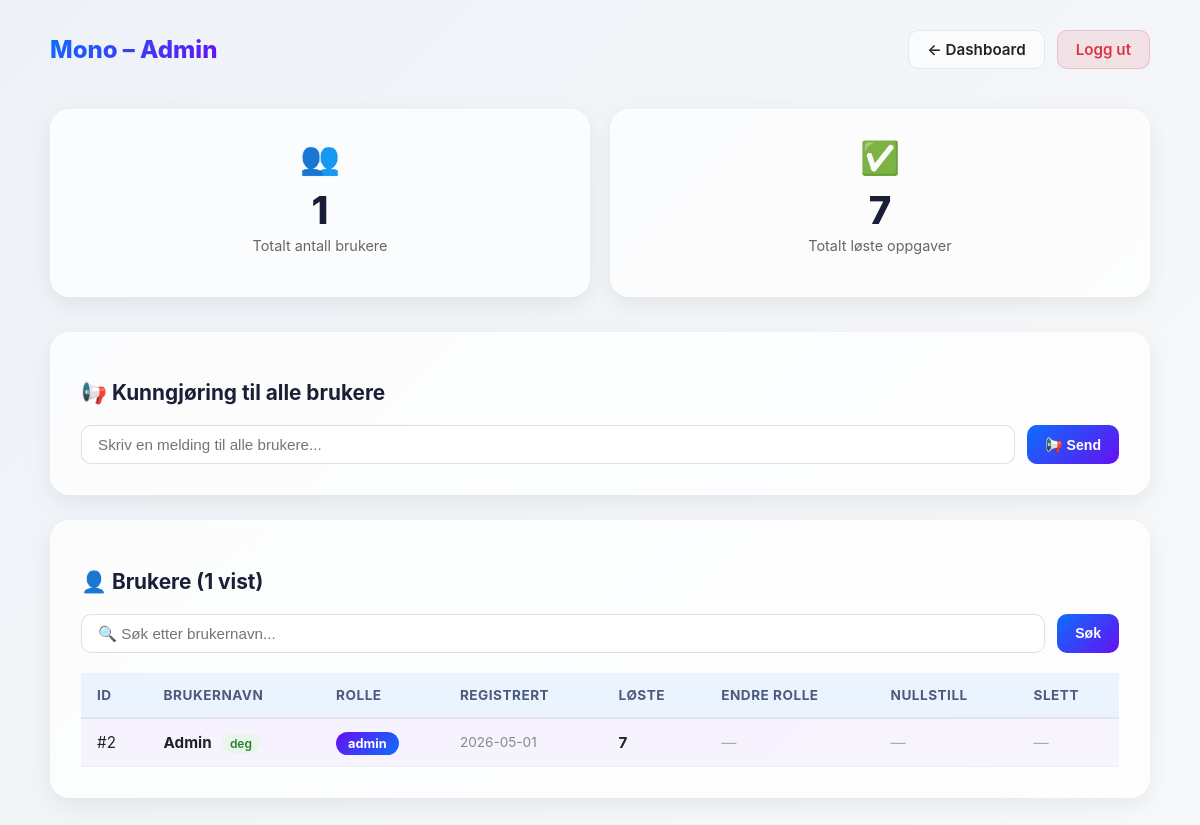
The app's page /admin (signed in), older data.
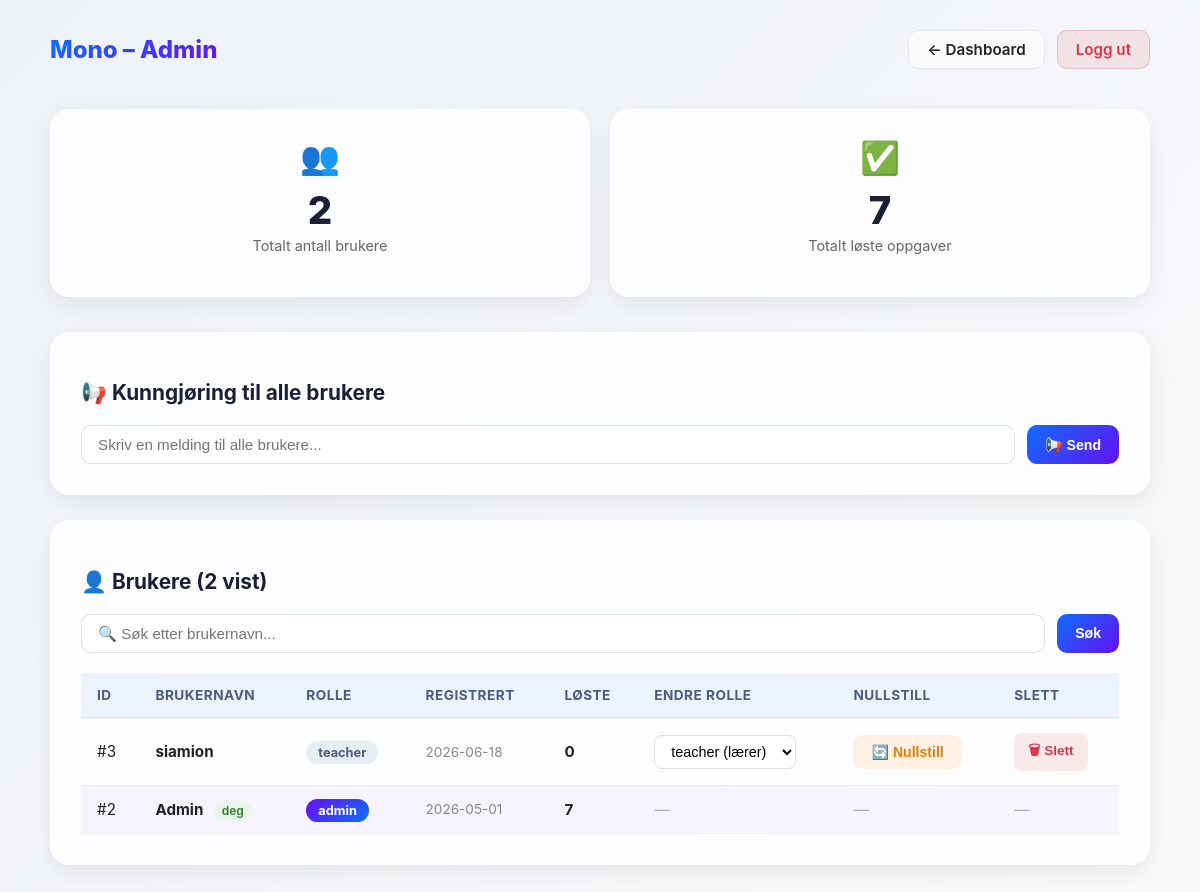
The same page, newer data.
### tables this page shows
CREATE TABLE users (
    id INTEGER PRIMARY KEY AUTOINCREMENT,
    username TEXT UNIQUE NOT NULL,
    password_hash TEXT NOT NULL,
    role TEXT DEFAULT 'user',
    created_at TEXT DEFAULT (datetime('now'))
);

### app.py (the view)
@app.route("/admin")
@login_required
def admin():
    if session.get("role") != "admin":
        return redirect("/dashboard")
    conn = get_db()
    søk = request.args.get("søk", "").strip()
    if søk:
        users = conn.execute("""
            SELECT u.id, u.username, u.role, u.created_at,
                   COUNT(p.id) as løste
            FROM users u
            LEFT JOIN progress p ON p.user_id = u.id
            WHERE u.username LIKE ?
            GROUP BY u.id
            ORDER BY u.created_at DESC
        """, (f"%{søk}%",)).fetchall()
    else:
        users = conn.execute("""
            SELECT u.id, u.username, u.role, u.created_at,
                   COUNT(p.id) as løste
            FROM users u
            LEFT JOIN progress p ON p.user_id = u.id
            GROUP BY u.id
            ORDER BY u.created_at DESC
        """).fetchall()
    totalt_brukere = conn.execute("SELECT COUNT(*) as cnt FROM users").fetchone()["cnt"]
    totalt_løste = conn.execute("SELECT COUNT(*) as cnt FROM progress").fetchone()["cnt"]
    kunngjøring = conn.execute("SELECT * FROM kunngjøringer ORDER BY id DESC LIMIT 1").fetchone()
    return render_template("admin.html",
        users=users,
        totalt_brukere=totalt_brukere,
        totalt_løste=totalt_løste,
        current_user_id=session["user_id"],
        søk=søk,
        kunngjøring=kunngjøring
    )

### app.py (called while the page is built)
def login_required(f):
    @wraps(f)
    def wrapper(*args, **kwargs):
        if "user_id" not in session:
            return redirect("/login")
        return f(*args, **kwargs)
    return wrapper

def get_db():
    conn = sqlite3.connect(DATABASE)
    conn.row_factory = sqlite3.Row
    return conn

@app.context_processor
def inject_locale():
    return {"get_locale": get_locale}

### templates/admin.html (shortened to what this page needs)
<!DOCTYPE html>
<html lang="no">
<head>
    <link rel="stylesheet" href="/static/css/main.css">
</head>
<body>
<div class="db-page">
    <div class="db-header">
        <span class="db-logo"> Mono – Admin</span>
        <div class="db-header-right">
            <a href="/dashboard" class="db-nav-btn">← Dashboard</a>
            <a href="/logout" class="db-nav-btn db-nav-logout">Logg ut</a>
        </div>
    </div>
    <div class="db-stats" style="grid-template-columns: repeat(2, 1fr); margin-bottom: 35px;">
        <div class="db-stat-card">
            <div class="db-stat-icon">👥</div>
            <div class="db-stat-number">{{ totalt_brukere }}</div>
            <div class="db-stat-label">Totalt antall brukere</div>
        </div>
        <div class="db-stat-card">
            <div class="db-stat-icon">✅</div>
            <div class="db-stat-number">{{ totalt_løste }}</div>
            <div class="db-stat-label">Totalt løste oppgaver</div>
        </div>
    </div>
    <div class="admin-table-card" style="margin-bottom: 25px;">
        <h2 class="admin-table-title">📢 Kunngjøring til alle brukere</h2>
        <form method="POST" action="/admin/kunngjøring" style="display: flex; gap: 12px; margin-top: 12px;">
            <input type="text" name="melding" placeholder="Skriv en melding til alle brukere..."
                   class="admin-input" value="{{ kunngjøring.melding if kunngjøring else '' }}">
            <button type="submit" class="admin-action-btn admin-btn-blue">📢 Send</button>
        </form>
    </div>
    <div class="admin-table-card">
        <h2 class="admin-table-title">👤 Brukere ({{ users|length }} vist)</h2>
        <form method="GET" action="/admin" style="display: flex; gap: 12px; margin-bottom: 20px;">
            <input type="text" name="søk" placeholder="🔍 Søk etter brukernavn..."
                   class="admin-input" value="{{ søk }}">
            <button type="submit" class="admin-action-btn admin-btn-blue">Søk</button>
        </form>
        <table class="admin-table">
            <thead>
                <tr>
                    <th>ID</th>
                    <th>Brukernavn</th>
                    <th>Rolle</th>
                    <th>Registrert</th>
                    <th>Løste</th>
                    <th>Endre rolle</th>
                    <th>Nullstill</th>
                    <th>Slett</th>
                </tr>
            </thead>
            <tbody>
                {% for u in users %}
                <tr class="{{ 'admin-row-self' if u.id == current_user_id else '' }}">
                    <td>#{{ u.id }}</td>
                    <td>
                        <strong>{{ u.username }}</strong>
                        {% if u.id == current_user_id %}
                            <span class="admin-badge-you">deg</span>
                        {% endif %}
                    </td>
                    <td>
                        <span class="admin-badge {{ 'admin-badge-admin' if u.role == 'admin' else 'admin-badge-user' }}">
                            {{ u.role }}
                        </span>
                    </td>
                    <td style="color:#888; font-size:0.85rem;">
                        {{ u.created_at[:10] if u.created_at else "—" }}
                    </td>
                    <td><strong>{{ u.løste }}</strong></td>
                    <td>
                        {% if u.id != current_user_id %}
                        <form method="POST" action="/admin/rolle/{{ u.id }}">
                            <select name="rolle" class="admin-select" onchange="this.form.submit()">
                                <option value="teacher" {{ 'selected' if u.role == 'teacher' }}>teacher (lærer)</option>
                            </select>
                        </form>
                        {% else %}
                            <span style="color:#aaa;">—</span>
                        {% endif %}
                    </td>
                    <td>
                        {% if u.id != current_user_id %}
                        <form method="POST" action="/admin/nullstill/{{ u.id }}"
                              onsubmit="return confirm('Nullstill all progresjon for {{ u.username }}?')">
                            <button type="submit" class="admin-action-btn admin-btn-orange">🔄 Nullstill</button>
                        </form>
                        {% else %}
                            <span style="color:#aaa;">—</span>
                        {% endif %}
                    </td>
                    <td>
                        {% if u.id != current_user_id %}
                        <form method="POST" action="/admin/slett/{{ u.id }}"
                              onsubmit="return confirm('Sikker på at du vil slette {{ u.username }}?')">
                            <button type="submit" class="admin-delete-btn">🗑 Slett</button>
                        </form>
                        {% else %}
                            <span style="color:#aaa;">—</span>
                        {% endif %}
                    </td>
                </tr>
                {% endfor %}
            </tbody>
        </table>
    </div>
</div>
</body>
</html>

### static/css/main.css (style rules this page uses)
body { background: linear-gradient(135deg, #eef2f7, #f8f9fa); font-family: 'Inter', sans-serif; color: #222; margin: 0; padding: 0; overflow-x: hidden; }
* { transition: 0.25s ease; }
* { scrollbar-width: thin; scrollbar-color: #bfc7d8 transparent; }
.db-page { min-height: 100vh; padding: 30px 40px; max-width: 1100px; margin: 0 auto; }
.db-header { display: flex; justify-content: space-between; align-items: center; margin-bottom: 40px; }
.db-logo { font-size: 1.5rem; font-weight: 800; background: linear-gradient(135deg, #0d6efd, #6610f2); -webkit-background-clip: text; background-clip: text; color: transparent; }
.db-header-right { display: flex; gap: 12px; }
.db-nav-btn { padding: 9px 18px; border-radius: 10px; text-decoration: none; font-weight: 600; font-size: 0.95rem; background: rgba(255,255,255,0.6); border: 1px solid rgba(0,0,0,0.08); color: #222; backdrop-filter: blur(10px); }
.db-nav-logout { background: rgba(220,53,69,0.1); color: #dc3545; border: 1px solid rgba(220,53,69,0.2); }
.db-stats { display: grid; grid-template-columns: repeat(4, 1fr); gap: 20px; }
.db-stat-card { background: rgba(255,255,255,0.7); backdrop-filter: blur(14px); border-radius: 20px; padding: 28px 24px; border: 1px solid rgba(255,255,255,0.5); box-shadow: 0 8px 25px rgba(0,0,0,0.07); text-align: center; }
.db-stat-icon { font-size: 2rem; margin-bottom: 10px; }
.db-stat-number { font-size: 2.4rem; font-weight: 800; color: #1a1f36; margin-bottom: 4px; }
.db-stat-label { font-size: 0.9rem; color: #666; margin-bottom: 14px; }
.db-page { animation: fadeIn 0.6s ease forwards; }
.db-header { animation: slideDown 0.7s ease forwards; }
.db-stat-card { opacity: 0; animation: cardPop 0.6s ease forwards; }
.db-stat-card:nth-child(1) { animation-delay: 0.2s; }
.db-stat-card:nth-child(2) { animation-delay: 0.35s; }
.admin-table-card { background: rgba(255,255,255,0.75); backdrop-filter: blur(14px); border-radius: 20px; padding: 30px; border: 1px solid rgba(255,255,255,0.5); box-shadow: 0 8px 25px rgba(0,0,0,0.07); }
.admin-table-title { font-size: 1.3rem; font-weight: 700; margin-bottom: 20px; color: #1a1f36; }
.admin-table { width: 100%; border-collapse: collapse; font-size: 0.95rem; }
.admin-table thead tr { background: rgba(13,110,253,0.07); }
.admin-table th { padding: 14px 16px; text-align: left; font-weight: 700; color: #4a5b7c; font-size: 0.85rem; text-transform: uppercase; letter-spacing: 0.5px; border-bottom: 2px solid rgba(0,0,0,0.06); }
.admin-table td { padding: 14px 16px; border-bottom: 1px solid rgba(0,0,0,0.05); vertical-align: middle; }
.admin-row-self { background: rgba(102,16,242,0.04) !important; }
.admin-badge { padding: 4px 12px; border-radius: 20px; font-size: 0.8rem; font-weight: 700; }
.admin-badge-admin { background: linear-gradient(135deg, #6610f2, #0d6efd); color: white; }
.admin-badge-user { background: #e8ecf3; color: #4a5b7c; }
.admin-badge-you { background: #e8f5e9; color: #2e7d32; padding: 2px 8px; border-radius: 10px; font-size: 0.75rem; font-weight: 600; margin-left: 6px; }
.admin-select { padding: 7px 12px; border-radius: 8px; border: 1px solid rgba(0,0,0,0.12); background: white; font-size: 0.9rem; cursor: pointer; }
.admin-delete-btn { padding: 7px 14px; border-radius: 8px; border: none; background: rgba(220,53,69,0.1); color: #dc3545; font-weight: 600; cursor: pointer; font-size: 0.85rem; transition: 0.2s ease; }
.admin-input { flex: 1; padding: 10px 16px; border-radius: 10px; border: 1px solid rgba(0,0,0,0.12); font-size: 0.95rem; background: white; }
.admin-action-btn { padding: 9px 18px; border-radius: 10px; border: none; font-weight: 600; font-size: 0.88rem; cursor: pointer; text-decoration: none; display: inline-flex; align-items: center; white-space: nowrap; }
.admin-btn-blue { background: linear-gradient(135deg, #0d6efd, #6610f2); color: white; }
.admin-btn-orange { background: rgba(255,159,67,0.15); color: #e67e00; }

Row changes from the older to the newer data that the page shows:
added users: id "3", username "siamion", role "teacher", created_at "2026-06-18", løste "0"
Text that changed along with them:
{{ totalt_brukere }}: "1" → "2"
{{ users|length }}: "1" → "2"
